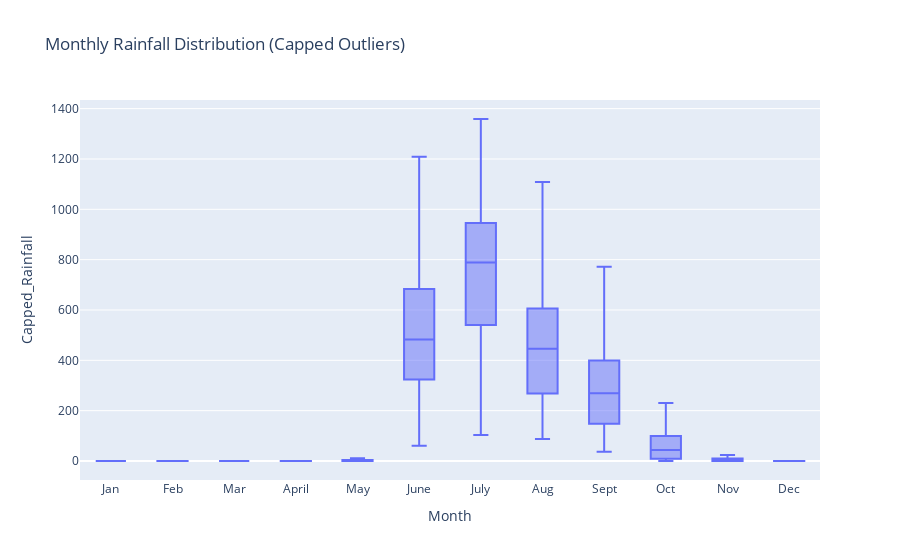

The notebook cell saved with this chart:
### Markdown cell above
**| 2. Capping Ouutliers**

### Code cell
# Cap outliers using IQR method
def cap_outliers(row):
    month = row['Month']
    if row['Rainfall'] < lower_bound[month]:
        return lower_bound[month]  # Cap to the lower bound
    elif row['Rainfall'] > upper_bound[month]:
        return upper_bound[month]  # Cap to the upper bound
    else:
        return row['Rainfall']  # Keep the original value

# Apply capping
rainfall_melted['Capped_Rainfall'] = rainfall_melted.apply(cap_outliers, axis=1)

# Plot after capping outliers
fig = px.box(rainfall_melted, x='Month', y='Capped_Rainfall', title='Monthly Rainfall Distribution (Capped Outliers)')
fig.show()

### Figure 1 — Plotly figure (JSON) as saved in the notebook; plotly's stock layout.template omitted (floating-point values rounded to 4 significant figures; data arrays with more than 128 entries replaced by an {"elided": "..."} marker saying what was removed)
{"data": [{"alignmentgroup": "True", "hovertemplate": "Month=%{x}<br>Capped_Rainfall=%{y}<extra></extra>", "legendgroup": "", "marker": {"color": "#636efa"}, "name": "", "notched": false, "offsetgroup": "", "orientation": "v", "showlegend": false, "type": "box", "x": {"elided": "1452 str values"}, "x0": " ", "xaxis": "x", "y": {"elided": "1452 float values"}, "y0": " ", "yaxis": "y"}], "layout": {"boxmode": "group", "legend": {"tracegroupgap": 0}, "title": {"text": "Monthly Rainfall Distribution (Capped Outliers)"}, "xaxis": {"anchor": "y", "domain": [0, 1], "title": {"text": "Month"}}, "yaxis": {"anchor": "x", "domain": [0, 1], "title": {"text": "Capped_Rainfall"}}}}
